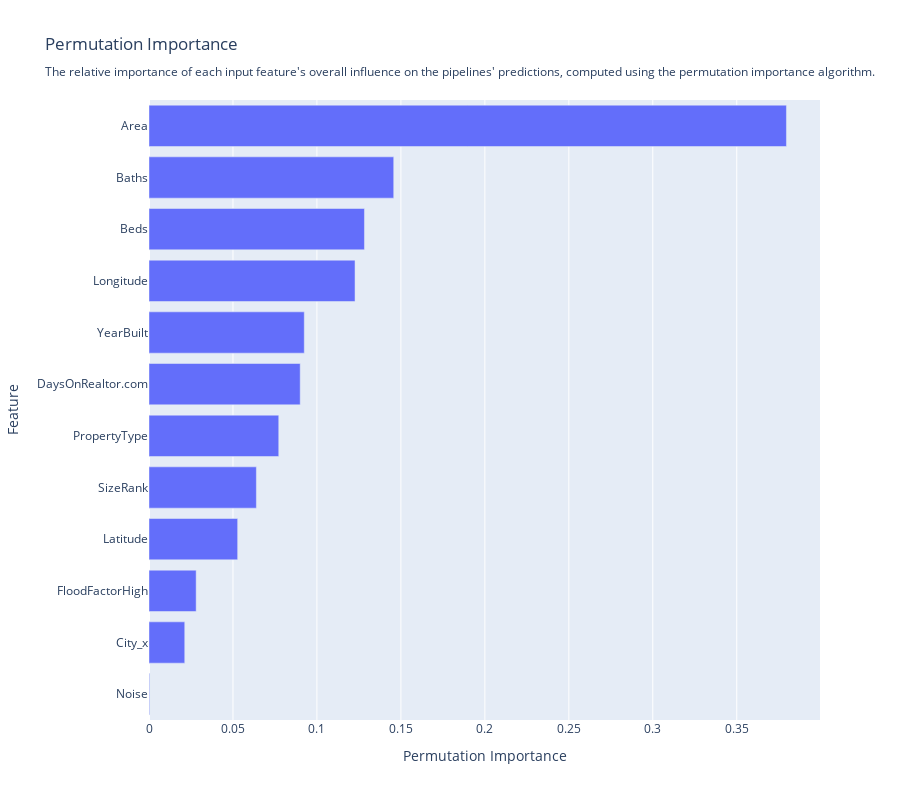

Notebook cell for this chart:
### Code cell
from evalml.model_understanding.graphs import graph_permutation_importance
graph_permutation_importance(best_pipeline, X_holdout, y_holdout, 'MAE')

### Figure 1 — Plotly figure (JSON) as saved in the notebook; plotly's stock layout.template omitted (floating-point values rounded to 4 significant figures)
{"data": [{"orientation": "h", "type": "bar", "x": [0.0003651, 0.02129, 0.02808, 0.0528, 0.06394, 0.07727, 0.09004, 0.09247, 0.1227, 0.1283, 0.1457, 0.3796], "y": ["Noise", "City_x", "FloodFactorHigh", "Latitude", "SizeRank", "PropertyType", "DaysOnRealtor.com", "YearBuilt", "Longitude", "Beds", "Baths", "Area"]}], "layout": {"height": 800, "title": {"text": "Permutation Importance<br><sub>The relative importance of each input feature's overall influence on the pipelines' predictions, computed using the permutation importance algorithm.</sub>"}, "xaxis": {"title": {"text": "Permutation Importance"}}, "yaxis": {"title": {"text": "Feature"}, "type": "category"}}}
